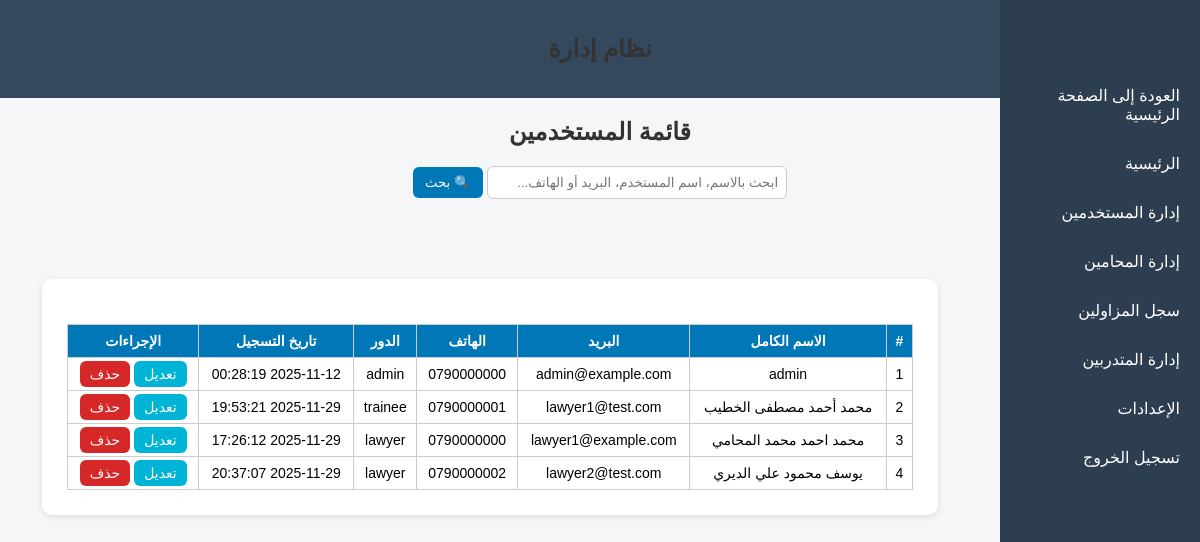
/admin/users/users.php (signed in), run on an earlier commit of the app's database.
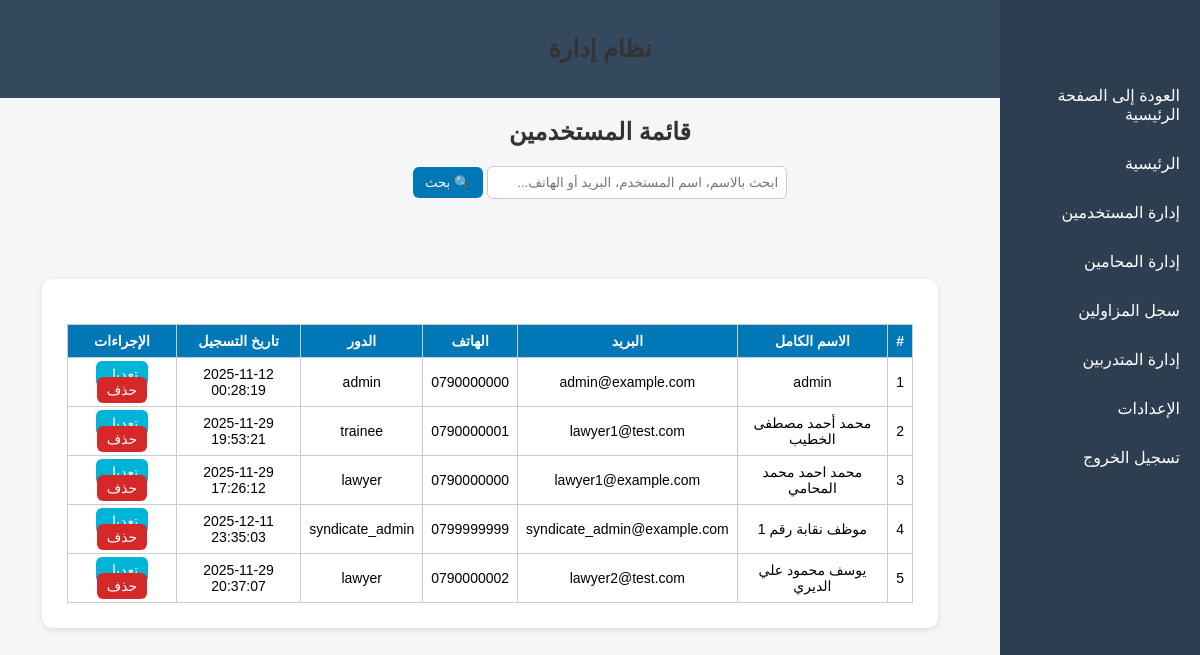
And on a later commit of the database.
### tables this page shows
CREATE TABLE `users` (
  `user_id` int(11) NOT NULL,
  `full_name` varchar(200) NOT NULL,
  `national_id` varchar(30) NOT NULL,
  `phone` varchar(30) DEFAULT NULL,
  `email` varchar(150) DEFAULT NULL,
  `address` varchar(255) DEFAULT NULL,
  `password` varchar(255) NOT NULL,
  `role` enum('trainee','lawyer','admin','syndicate_admin') NOT NULL DEFAULT 'trainee',
  `created_at` datetime NOT NULL DEFAULT current_timestamp(),
  `updated_at` datetime NOT NULL DEFAULT current_timestamp() ON UPDATE current_timestamp()
);

### admin/users/users.php (the view, shortened to what this page needs)
<?php
include("../includes/header.php");
$search = isset($_GET['search']) ? trim($_GET['search']) : '';
$query = "SELECT * FROM users";
$params = [];
$query .= " ORDER BY full_name ASC";
$stmt = $pdo->prepare($query);
$stmt->execute($params);
$users = $stmt->fetchAll(PDO::FETCH_ASSOC);
?>
<!DOCTYPE html>
<html lang="ar" dir="rtl">
<head>
<link rel="stylesheet" href="../../assets/css/admin.css">
</head>
<body>
<h2>قائمة المستخدمين</h2>
<form method="GET">
    <input type="text" name="search" placeholder="ابحث بالاسم، اسم المستخدم، البريد أو الهاتف..." value="<?= htmlspecialchars($search) ?>">
    <button type="submit">🔍 بحث</button>
</form>
<div class="admin-container">
<?php include("../includes/sidebar.php"); ?>
<div class="container">
<?php if ($users): ?>
<table>
<thead>
<tr>
    <th>#</th>
    <th>الاسم الكامل</th>
    <th>البريد</th>
    <th>الهاتف</th>
    <th>الدور</th>
    <th>تاريخ التسجيل</th>
    <th>الإجراءات</th>
</tr>
</thead>
<tbody>
<?php foreach ($users as $i => $u): ?>
<tr>
    <td><?= $i+1 ?></td>
    <td><?= htmlspecialchars($u['full_name']) ?></td>
    <td><?= htmlspecialchars($u['email'] ?? '-') ?></td>
    <td><?= htmlspecialchars($u['phone'] ?? '-') ?></td>
    <td><?= htmlspecialchars($u['role']) ?></td>
    <td><?= htmlspecialchars($u['created_at'] ?? '-') ?></td>
    <td>
        <a href="edit_user.php?id=<?= $u['user_id'] ?>" class="btn edit-btn">تعديل</a>
        <a href="delete_user.php?id=<?= $u['user_id'] ?>" class="btn delete-btn" onclick="return confirm('هل أنت متأكد من حذف هذا المستخدم؟')">حذف</a>
    </td>
</tr>
<?php endforeach; ?>
</tbody>
</table>
<?php else: ?>
<p class="no-data">لا توجد نتائج مطابقة.</p>
<?php endif; ?>
</div>
</div>
</body>
</html>

### admin/includes/header.php
<header class="admin-header">
  <h2>نظام إدارة</h2>
</header>

### admin/includes/sidebar.php
<aside class="admin-sidebar">
  <ul>
    <li><a href="/mutadarrib/index.php">العودة إلى الصفحة الرئيسية</a></li>
    <li><a href="/mutadarrib/admin/dashboard.php">الرئيسية</a></li>
    <li><a href="/mutadarrib/admin/users/users.php">إدارة المستخدمين</a></li>
    <li><a href="/mutadarrib/admin/lawyers/lawyers.php">إدارة المحامين</a></li>
    <li><a href="/mutadarrib/admin/lawyers/syndicate_lawyers.php">سجل المزاولين</a></li>
    <li><a href="/mutadarrib/admin/trainees/trainees.php">إدارة المتدربين</a></li>
    <li><a href="/mutadarrib/admin/settings.php">الإعدادات</a></li>
    <li><a href="/mutadarrib/auth/logout.php">تسجيل الخروج</a></li>
  </ul>
</aside>

### assets/css/admin.css (style rules this page uses)
body { font-family: "Cairo", sans-serif; background-color: #f4f6f8; direction: rtl; margin: 0; padding: 0; }
.admin-container { margin-right: 220px; padding: 20px; }
.admin-sidebar { width: 200px; background-color: #2c3e50; color: white; height: 100vh; position: fixed; right: 0; top: 0; padding-top: 60px; }
.admin-sidebar ul { list-style: none; padding: 0; }
.admin-sidebar li { margin: 10px 0; }
.admin-sidebar a { color: white; text-decoration: none; display: block; padding: 10px 20px; }
.admin-header { background-color: #34495e; color: white; padding: 15px; text-align: right; }
.container { width: 90%; margin: 40px auto; background: #fff; padding: 25px; border-radius: 10px; box-shadow: 0 2px 6px rgba(0,0,0,0.1); }
h2 { text-align: center; margin-bottom: 20px; color: #333; }
form { text-align: center; margin-bottom: 20px; }
input[type="text"] { padding: 8px; width: 300px; border-radius: 6px; border: 1px solid #ccc; }
button { padding: 8px 12px; background-color: #0077b6; color: #fff; border: none; border-radius: 6px; cursor: pointer; }
table { width: 100%; border-collapse: collapse; margin-top: 15px; }
th, td { padding: 10px; text-align: center; border-bottom: 1px solid #ddd; }
th { background-color: #0077b6; color: white; }

### admin/users/users.php (style rules this page uses)
table { width: 100%; border-collapse: collapse; margin-top: 20px; font-size:14px; }
th, td { border: 1px solid #ccc; padding: 8px; text-align: center; }
th { background: #0077b6; color: white; }
a.btn { padding: 5px 10px; border-radius: 6px; color: white; text-decoration: none; }
.edit-btn { background-color: #00b4d8; }
.delete-btn { background-color: #d62828; }

What changed in the data, as far as the page shows it:
added users: full_name "موظف نقابة رقم 1", email "syndicate_admin@example.com", phone "0799999999", role "syndicate_admin", created_at "2025-12-11 23:35:03"
